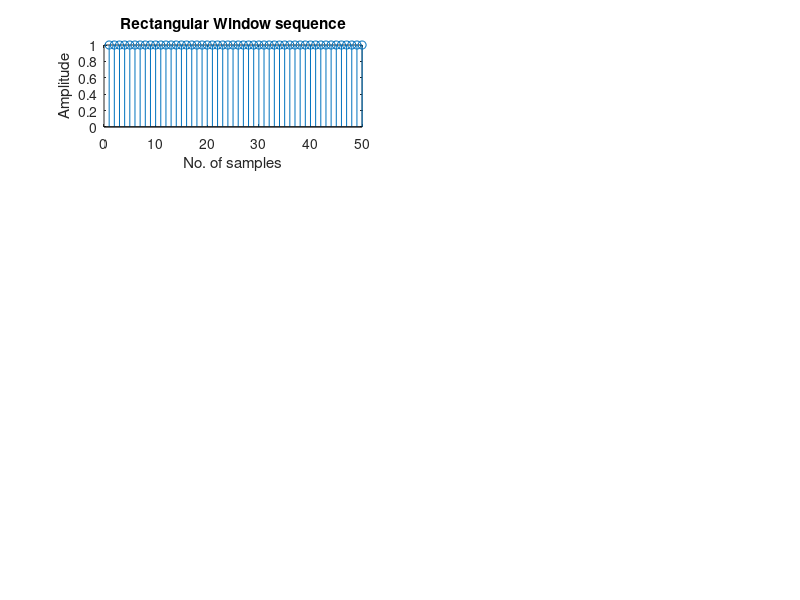

MATLAB code to generate this figure: (Note: this script raises an error after producing the figure.)
%highpass filter
clc;
clear all;
close all;
wc=0.5*pi;
N=50;%input('Please enter the order of the filter: ');
alpha=(N-1)/2;
n=0:1:N-1;
eps=0.001;
w=0:0.01:pi;%note the normalization later
hd=((sin(pi*(n-alpha+eps))-sin(wc*(n-alpha+eps)))./(pi*(n-alpha+eps))); %Coefficients of IIR filter
freq_hd=freqz(hd,1,w);
w_rect=boxcar(N);
w_hann=hamming(N);
w_hamm=hamming(N);
w_bartlett=bartlett(N);

subplot(4,2,1);
stem(w_rect);
title('Rectangular Window sequence');
xlabel('No. of samples');
ylabel('Amplitude');

hn1=hd.*w_rect;%both beingrow vectors
h1=freqz(hn1,1,w);
subplot(4,2,2);
plot(w/pi,10*log10(abs(h1))); %To find magnitude in db,w/pi taken to normalize frequency axis from 0 to 1
title('Frequency response of windowed FIR filter');
xlabel('normalized frequency');
ylabel('Magnitude in dB');

subplot(4,2,3);
stem(w_hamm);
title('Hamming Window sequence');
xlabel('No. of samples');
ylabel('Amplitude');

hn2=hd.*w_hamm; %both being row vectors
h2=freqz(hn2,1,w);
subplot(4,2,4);
plot(w/pi,10*log10(abs(h2))); %To find magnitude in db,w/pi taken to normalize frequency axis from 0 to 1
title('Frequency response of windowed FIR filter');
xlabel('normalized frequency');
ylabel('Magnitude in dB');

subplot(4,2,5);
stem(w_hann);
title('Hanning Window sequence');
xlabel('No. of samples');
ylabel('Amplitude');

hn3=hd.*w_hann; %both being row vectors
h3=freqz(hn3,1,w);
subplot(4,2,6);
plot(w/pi,10*log10(abs(h3))); %To find magnitude in db,w/pi taken to normalize frequency axis from 0 to 1
title('Frequency response of windowed FIR filter');
xlabel('normalized frequency');
ylabel('Magnitude in dB');
subplot(4,2,7);
stem(w_bartlett);
title('Triangular Window sequence');
xlabel('No. of samples');
ylabel('Amplitude');

hn4=hd.*w_bartlett'; %both being row vectors
h4=freqz(hn4,1,w);
subplot(4,2,8);
plot(w/pi, 10*log10(abs(h4))); %To find magnitude in db,w/pi taken to normalize frequency axis from 0 to 1
title('Frequency response of windowed FIR filter');
xlabel('normalized frequency');
ylabel('Magnitude in dB');